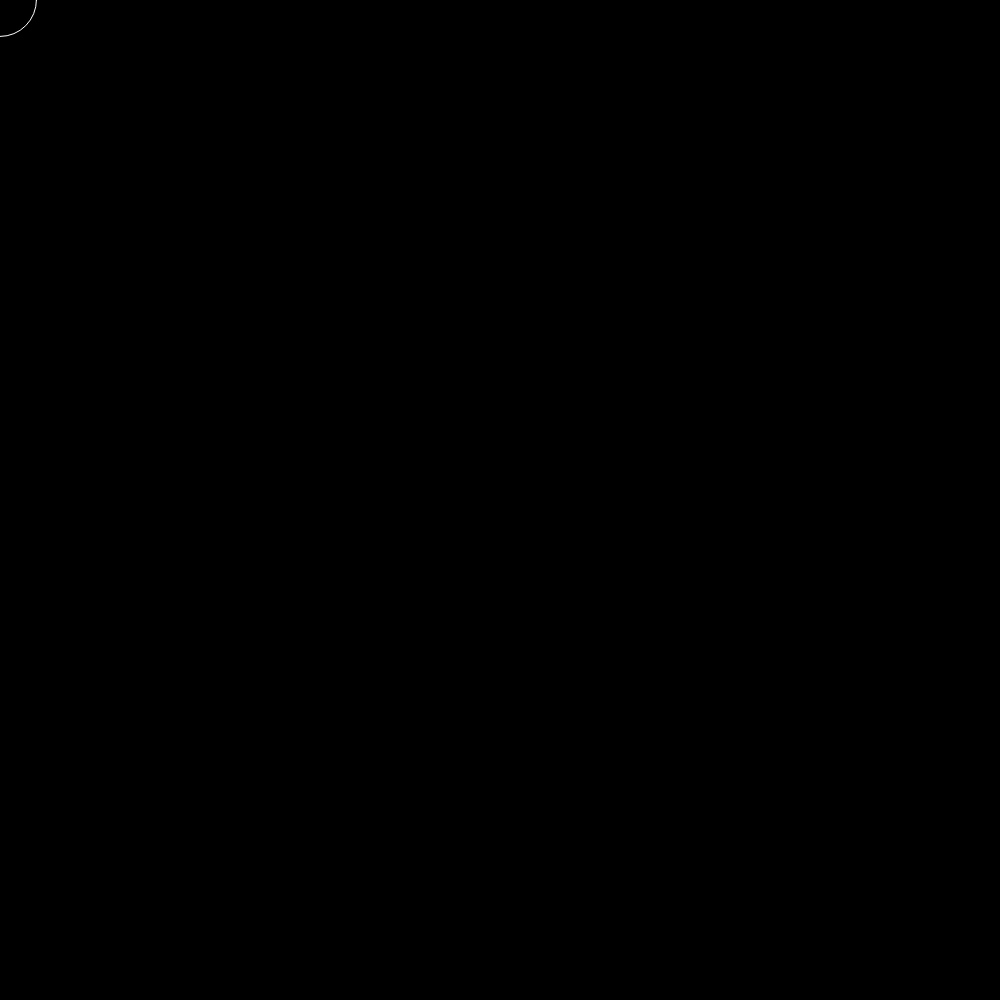
Frame 1 (no input)
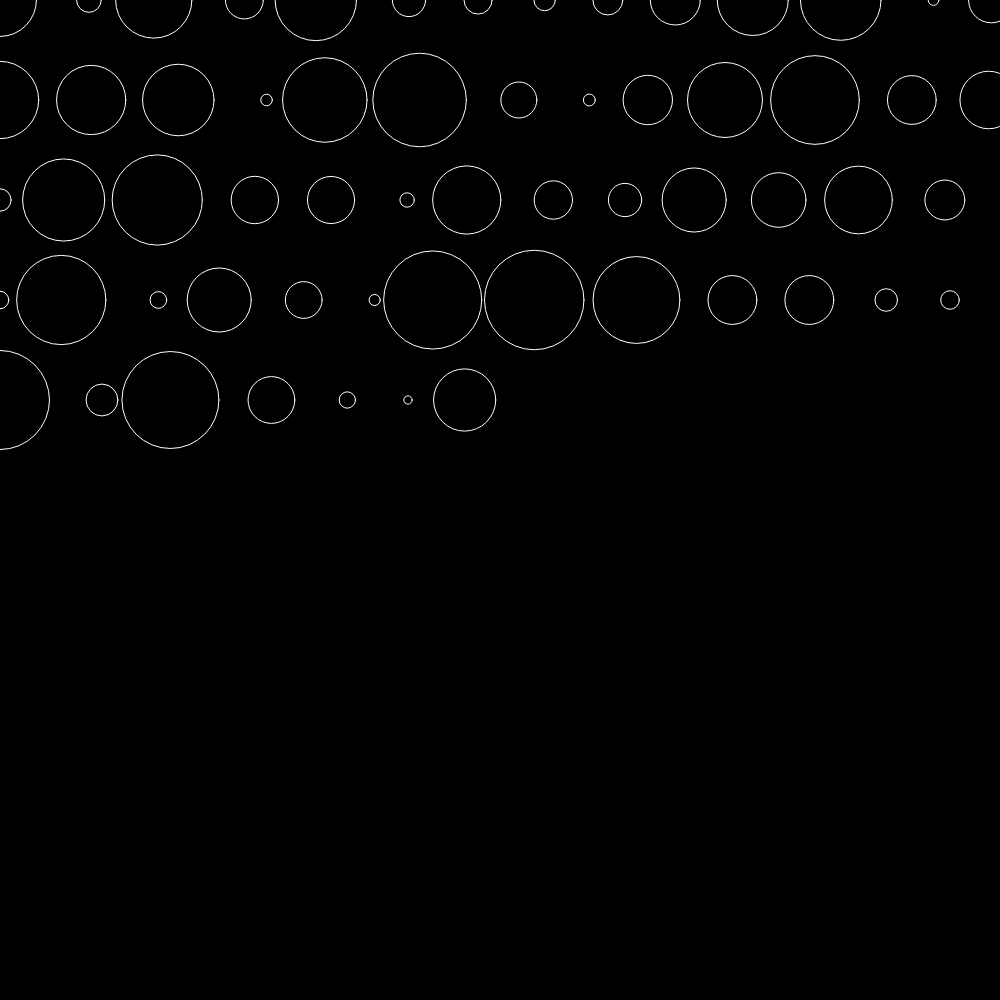
Frame 60 (no input)
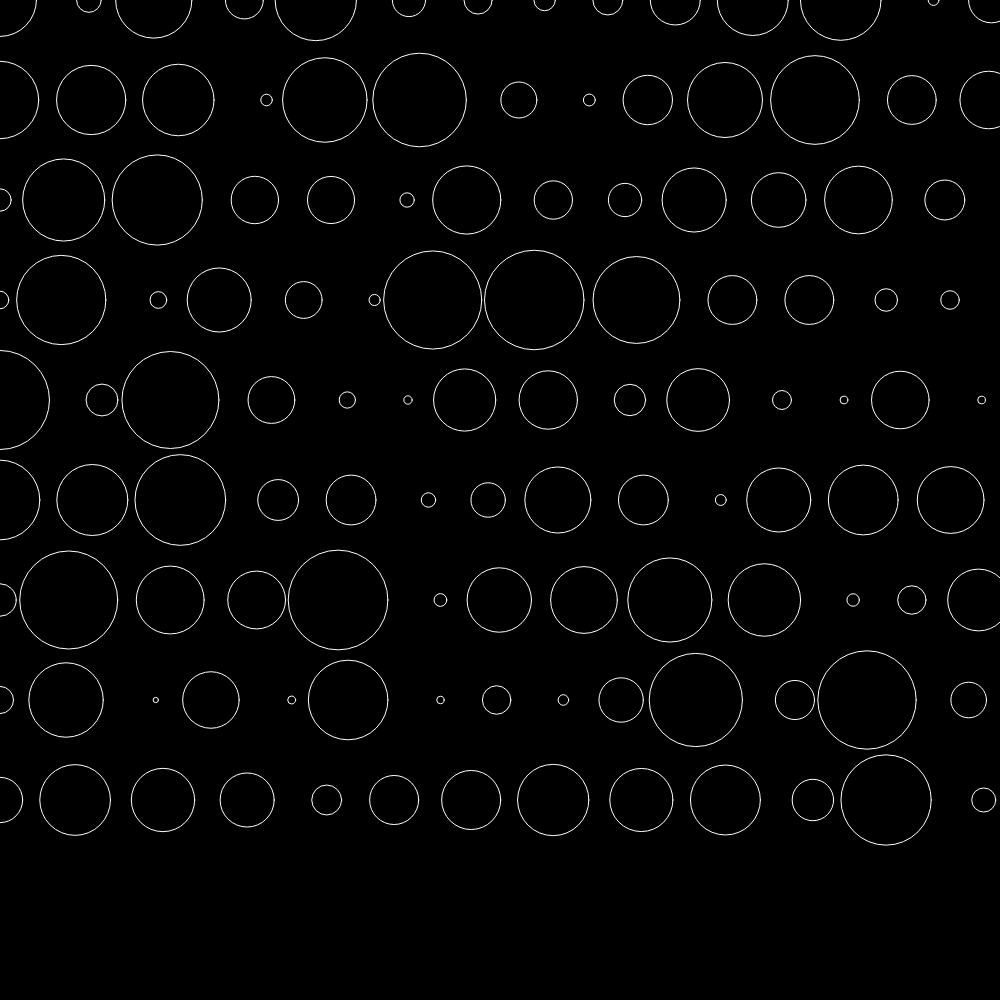
Frame 120 (the mouse pressed at the canvas centre since frame 60)

The p5.js sketch that drew these frames (run headless with seeded random() and noise() and a simulated clock; from frame 60 on, the mouse is pressed at the canvas centre):

// p5.js sketch
// ── sketch.js
let x = 0;
let y = 0;
let zoom = {
    max: 100,
    min: 5
}

function setup() {
    createCanvas(1000, 1000);
    background(0);
}

function draw() {
    stroke(255);
    noFill();

    // RANDOM NUM //
    let size = random(zoom.min, zoom.max);
    ellipse(x, y, size, size);

    // MOVE TO THE LEFT //
    x += (size + zoom.max + zoom.min) / 2;

    // NEW LINE //
    if (x > 1000) {
        x = 0;
        y += zoom.max;
    }

    // STOP //
    if (y > height) {
        noLoop();
    }
}
